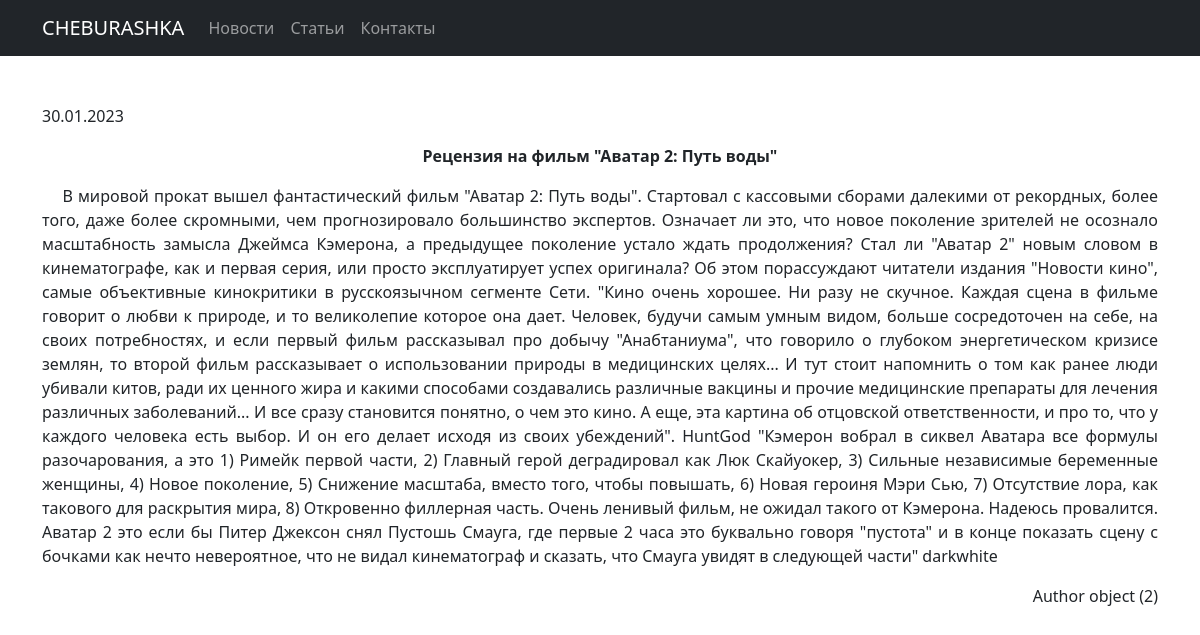
The app's page /cheburashka/6 with its own data.
### news/models.py (models this page shows, shortened)
class Post(models.Model):
    time_in = models.DateTimeField(auto_now_add=True)
    article_or_news = models.CharField(max_length=8, choices = PUBLICATION, default = news)
    title = models.CharField(max_length=100)
    text = models.TextField()
    rating = models.IntegerField(default = 0)
    author = models.ForeignKey('Author', on_delete=models.CASCADE)  #связь «один ко многим» с моделью Author
    categories = models.ManyToManyField('Category', through = 'PostCategory')  #связь «многие ко многим» с моделью Category
    @property
    def rating_post(self):
        return self.rating

class Author(models.Model):
    name_author = models.OneToOneField(User, on_delete=models.CASCADE)  #cвязь «один к одному» с встроенной моделью User
    rating = models.IntegerField(default = 0)

### news/views.py (the view)
# urls.py: path('<int:pk>', PostDetail.as_view(), name='post_detail'),
class PostDetail(DetailView):          #ПРЕДСТАВЛЕНИЕ Создаем свой класс, который наследуется от DetailView (для отображения одного экземпляра таблицы из БД)
    model = Post
    template_name = 'post.html'
    context_object_name = 'post'

### templates/post.html (shortened to what this page needs)
{% extends 'flatpages/default.html' %}
{% block content %}
<p style="text-align: left;">{{ post.time_in|date:'d.m.Y' }}</p>
<p style="text-align: center;"><strong>{{ post.title }}</strong></p>
<p style="text-align: justify;">&nbsp; &nbsp; {{ post.text }}</p>
<p style="text-align: right;">{{ post.author }}</p>
{% endblock content %}

### records on screen
Post: time_in "30.01.2023", title "Рецензия на фильм \"Аватар 2: Путь воды\"", text "В мировой прокат вышел фантастический фильм \"Аватар 2: Путь воды\". Стартовал с кассовыми сборами далекими от рекордных, более того, даже более скромными, чем прогнозировало большинство экспертов. Означает ли это, что новое поколение зрителей не осознало масштабность замысла Джеймса Кэмерона, а предыдущее поколение устало ждать продолжения? Стал ли \"Аватар 2\" новым словом в кинематографе, как и первая серия, или просто эксплуатирует успех оригинала? Об этом порассуждают читатели издания \"Новости кино\", самые объективные кинокритики в русскоязычном сегменте Сети. \"Кино очень хорошее. Ни разу не скучное. Каждая сцена в фильме говорит о любви к природе, и то великолепие которое она дает.…", author "Author object (2)"
